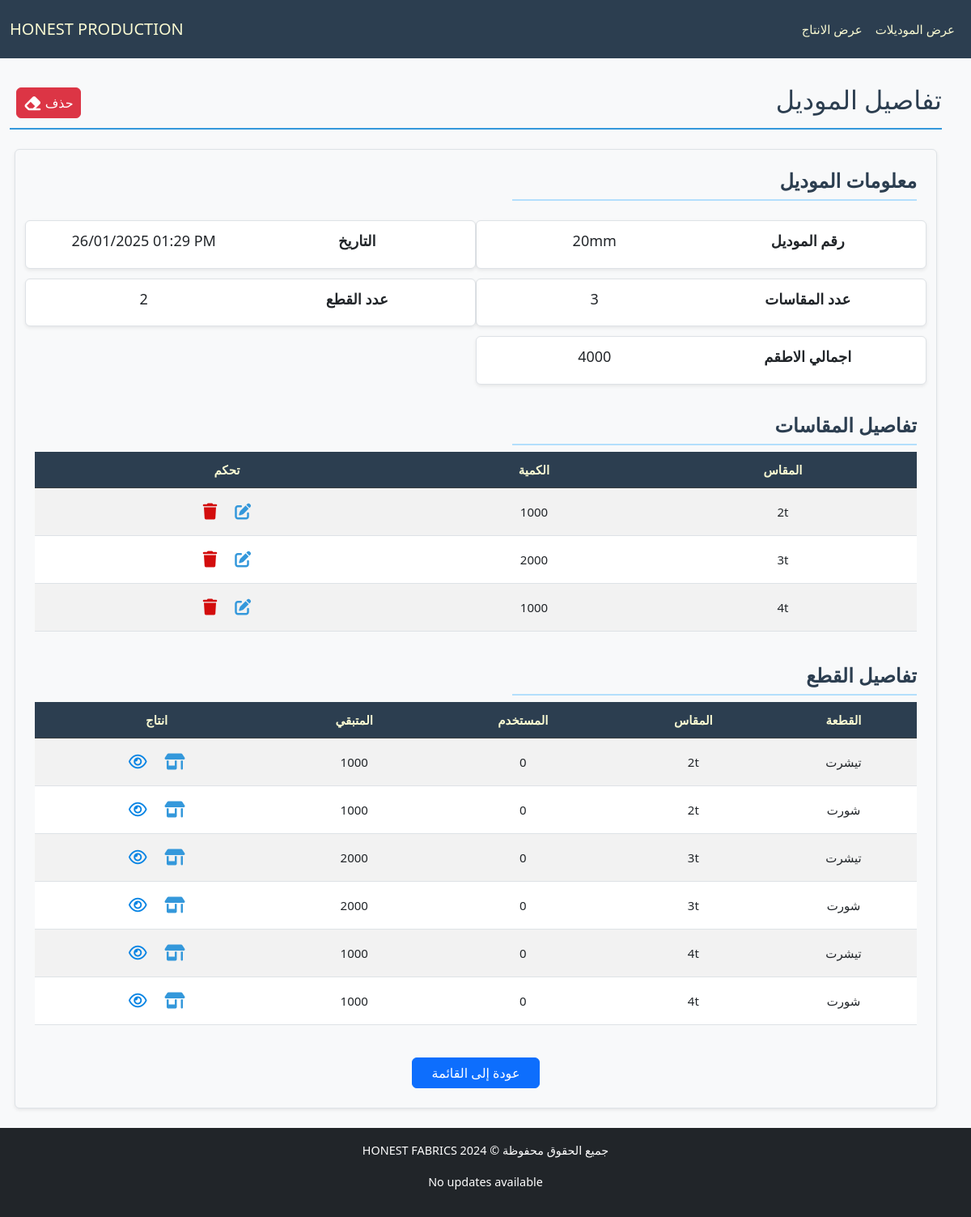
Page /production/model/5/ on the earlier database version.
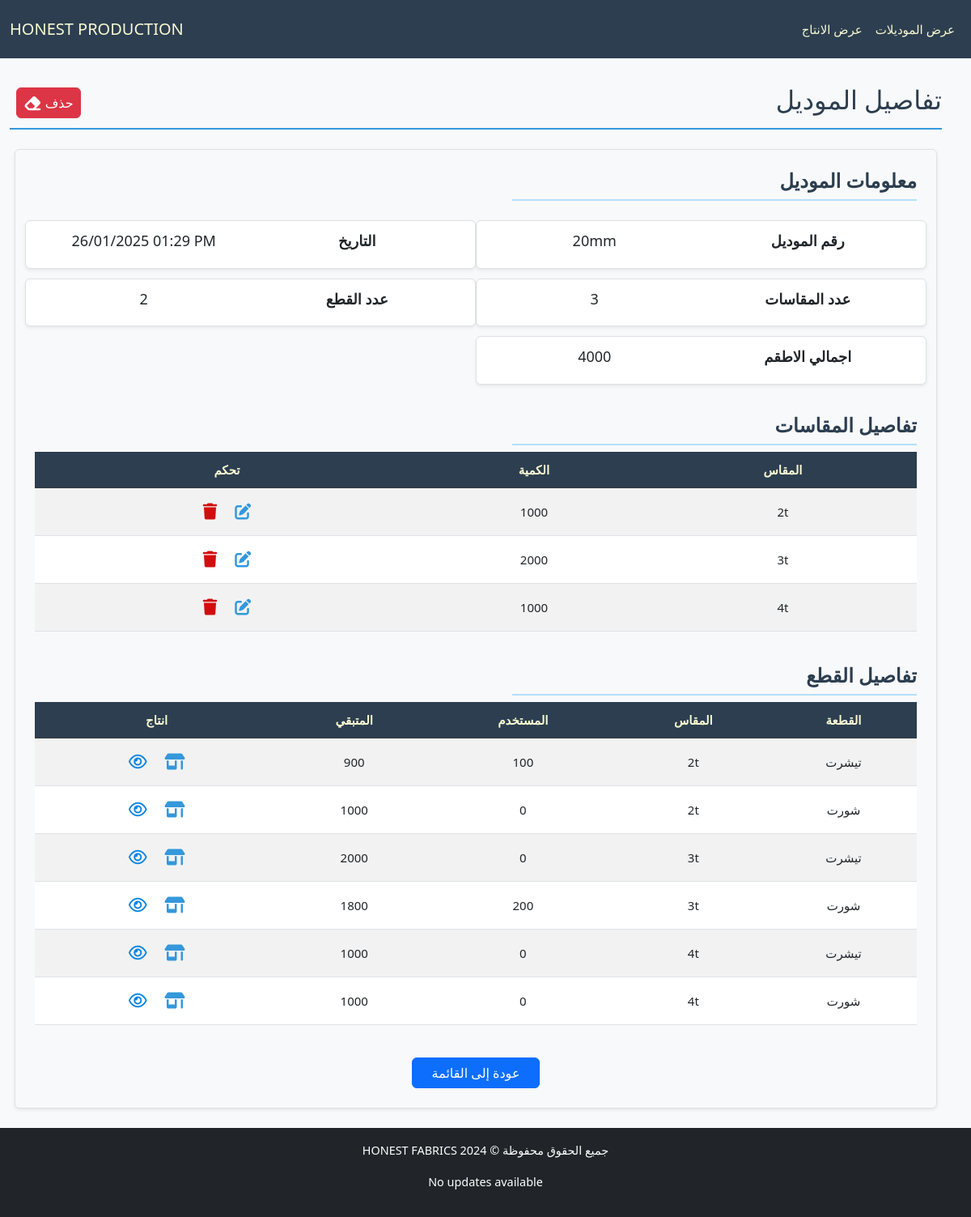
Same page on the later database version.
### production/models.py (models this page shows, shortened)
class Piece(models.Model):
    model = models.ForeignKey(Model, verbose_name="الموديل", on_delete=models.CASCADE, related_name="pieces")
    type = models.CharField(max_length=50, verbose_name="النوع", blank=True)
    size = models.CharField(max_length=50, verbose_name="المقاس", blank=True)
    available_amount = models.IntegerField(verbose_name="الكمية المتبقية", blank=True, default=0)
    used_amount = models.IntegerField(verbose_name="الكمية المستخدمة", default=0, blank=True)
    class Meta:
        ordering = ['size', 'type']

### production/views.py (the view)
# urls.py: path('model/<int:pk>/', ModelDetailView.as_view(), name='model_detail_view'),
class ModelDetailView(DetailView):
    model = Model
    template_name = "production/detail_model.html"
    context_object_name = "model"
    def get_context_data(self, **kwargs):
        context = super().get_context_data(**kwargs)
        model = self.get_object()
        total_sizes_pieces = model.size_amounts.aggregate(total=Sum('amount'))['total'] or 0
        context['total_sizes_pieces'] = total_sizes_pieces
        return context

### production/templatetags/math_filters.py (called while the page is built)
@register.filter
def divide(value, divisor):
    try:
        return round(value / divisor)  # Round to 2 decimal places
    except (TypeError, ZeroDivisionError):
        return "N/A"

### production/templates/production/detail_model.html (shortened to what the changed rows need)
{% extends "cloth/layout.html" %}
{% load math_filters %}
{% block body %}
    <div class="pt-4 section-title d-flex justify-content-between align-items-center">
        <h2>تفاصيل الموديل</h2>
    </div>
    <div class="model-details container my-4 p-4 border rounded shadow-sm bg-light">
        <div style="overflow-x: auto; max-height: 70vh; position: relative;" class="table-responsive mb-4">
            <table id="size-table" class="table table-striped">
                <thead class="table-dark">
                    <tr>
                        <th style="position: sticky; top: 0;">المقاس</th>
                        <th style="position: sticky; top: 0;">الكمية</th>
                        <th style="position: sticky; top: 0;">تحكم</th>
                    </tr>
                </thead>
            </table>
        </div>
        <div style="overflow-x: auto; max-height: 70vh; position: relative;" class="table-responsive mb-4">
            <table id="pieces-table" class="table table-striped">
                <thead class="table-dark">
                    <tr>
                        <th style="position: sticky; top: 0;">القطعة</th>
                        <th style="position: sticky; top: 0;">المقاس</th>
                        <th style="position: sticky; top: 0;">المستخدم</th>
                        <th style="position: sticky; top: 0;">المتبقي</th>
                        <th style="position: sticky; top: 0;">انتاج</th>
                    </tr>
                </thead>
                <tbody>
                    {% for piece in model.pieces.all %}
                    <tr>
                        <td>{{ piece.type }}</td>
                        <td>{{ piece.size }}</td>
                        <td>{{ piece.used_amount }}</td>
                        <td>{{ piece.available_amount }}</td>
                        <td>
                            <a class="px-2 btn" href="{% url 'productionpiece_add' piece.id %}">
                                <i class="fa-solid fa-shop fa-lg" style="color: #3498db;"></i>
                            </a>
                            <a class="px-2 btn" href="{% url 'production_list_view' %}?model_number={{model.model_number}}&type={{piece.type}}&size={{piece.size}}">
                                <i class="fa-regular fa-eye fa-lg" style="color: #0784e4"></i>
                            </a>
                        </td>
                    </tr>
                    {% empty %}
                    <tr>
                        <td colspan="4" class="text-center">لا توجد قطع مسجلة</td>
                    </tr>
                    {% endfor %}
                </tbody>
            </table>
        </div>
    </div>
{% endblock body %}

Differences in the rows shown:
changed Piece (number 1 of 6 on the later page): used_amount "0" → "100"; available_amount "1000" → "900"
changed Piece (number 4 of 6 on the later page): used_amount "0" → "200"; available_amount "2000" → "1800"
